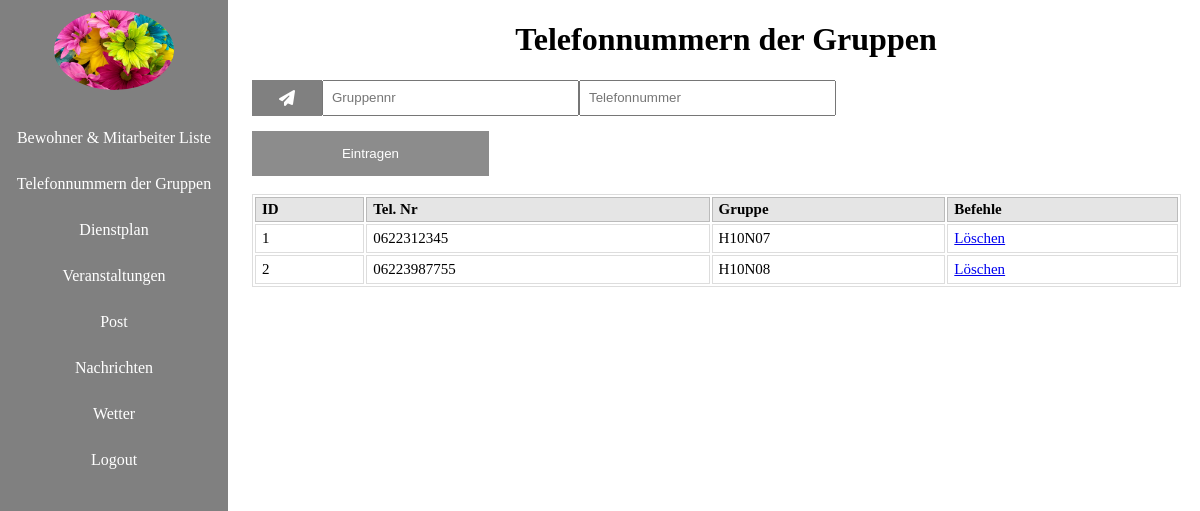
Page /Abschlussprojekt/Abschlussprojekt_admin/entries/telnr.php (signed in) on the committed database.
### tables this page shows
CREATE TABLE `telnr` (
  `id` int(11) NOT NULL,
  `nr` varchar(11) NOT NULL,
  `gruppennr` varchar(20) NOT NULL,
  `gruppe` varchar(20) NOT NULL
);

### Abschlussprojekt/Abschlussprojekt_admin/entries/telnr.php (the view, shortened to what this page needs)
<?php
require "../function/connection.php";
require "../function/functions.php";
?>
<form action="telnr.php" method="POST">
     <div class="grob">
          <div class="ver">
               <h1 class="hanm">Telefonnummern der Gruppen</h1>
                    <div class ="eingabefeld">
                         <i class="fa fa-send icon"></i>
                         <input class="eingabefeld-text" type="text" placeholder="Gruppennr" name = "gruppennr">
                         <input class="eingabefeld-text" type="number" placeholder="Telefonnummer" name = "nr">
                    </div>
               <input type="submit" value="Eintragen" class="btn" name="tel">
    <br> <br>
    <table>
          <tr>
               <th>ID</th>
               <th>Tel. Nr</th>
               <th>Gruppe</th>
               <th>Befehle</th>
          </tr>
<?php
     $stmt = $dbh->query("SELECT id, nr, gruppennr FROM telnr where gruppe = '$_SESSION[gruppe]' ORDER BY id");
     while($row = $stmt->fetch()){
     echo '<tr>';
     echo '<td>'.$row['id'].'</td>';
     echo '<td>'.$row['nr'].'</td>';
     echo '<td>'.$row['gruppennr'].'</td>';
?>
          <td>
               <a href="javascript:deltelnr('<?php echo $row['id'];?>',
               '<?php echo $row['nr'];?>',
               '<?php echo $row['gruppennr'];?>
               ')">Löschen</a>
          </td>
<?php
     echo '</tr>';
     }
?>
	</table>

### Abschlussprojekt/Abschlussprojekt_admin/style/style.css (style rules this page uses)
body { background: url(../pics/) no-repeat center center fixed; -webkit-background-size: cover; -moz-background-size: cover; -o-background-size: cover; background-size: cover; margin: 0; }
.eingabefeld { display: flex; width: 100%; margin-bottom: 15px; }
.icon { padding: 10px; background: gray; color: white; min-width: 50px; text-align: center; }
.eingabefeld-text { width: 25%; padding: 8px; outline: none; }
.btn { background-color: gray; color: white; padding: 15px 20px; border: none; cursor: pointer; width: 25%; opacity: 0.9; }
.grob { margin-left: 21%; display: grid; }
.hanm { text-align: center; }
.ver { display: block; }
table { width: 98%; text-align: left; border: 1px solid #dddddd; font-size: 15px; color: #000; background: #fff; margin-bottom: 10px; }
table th { background-color: #e5e5e5; border: 1px solid #bbbbbb; padding: 3px 6px; color: #000; }
table tr td { border: 1px solid #dddddd; padding: 5px 6px; }
input[type="number"] { -moz-appearance: textfield; }

### rows in the picture
telnr: id "1", nr "0622312345", gruppennr "H10N07"
telnr: id "2", nr "06223987755", gruppennr "H10N08"
